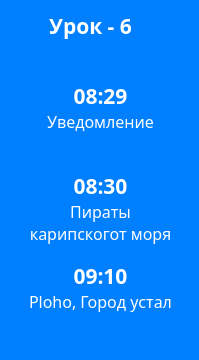
         <widget class="QFrame" name="frame_4">
          <property name="sizePolicy">
           <sizepolicy hsizetype="Fixed" vsizetype="Minimum">
            <horstretch>0</horstretch>
            <verstretch>0</verstretch>
           </sizepolicy>
          </property>
          <property name="minimumSize">
           <size>
            <width>199</width>
            <height>0</height>
           </size>
          </property>
          <property name="styleSheet">
           <string notr="true">border-radius: 15;
background-color: rgb(0,127,255);</string>
          </property>
          <property name="frameShape">
           <enum>QFrame::StyledPanel</enum>
          </property>
          <property name="frameShadow">
           <enum>QFrame::Raised</enum>
          </property>
          <widget class="QLabel" name="label_56">
           <property name="geometry">
            <rect>
             <x>20</x>
             <y>10</y>
             <width>141</width>
             <height>31</height>
            </rect>
           </property>
           <property name="font">
            <font>
             <family>Yandex Sans Text Bold</family>
             <pointsize>16</pointsize>
             <weight>75</weight>
             <bold>true</bold>
            </font>
           </property>
           <property name="styleSheet">
            <string notr="true">color: white;
background-color: rgb(255,160,0, 0);
</string>
           </property>
           <property name="text">
            <string>Урок - 6</string>
           </property>
           <property name="alignment">
            <set>Qt::AlignCenter</set>
           </property>
          </widget>
          <widget class="QLabel" name="label_57">
           <property name="geometry">
            <rect>
             <x>30</x>
             <y>80</y>
             <width>141</width>
             <height>31</height>
            </rect>
           </property>
           <property name="font">
            <font>
             <family>Yandex Sans Text Bold</family>
             <pointsize>16</pointsize>
             <weight>75</weight>
             <bold>true</bold>
            </font>
           </property>
           <property name="styleSheet">
            <string notr="true">color: white;
background-color: rgb(255,160,0, 0);
</string>
           </property>
           <property name="text">
            <string>08:29</string>
           </property>
           <property name="alignment">
            <set>Qt::AlignCenter</set>
           </property>
          </widget>
          <widget class="QLabel" name="label_58">
           <property name="geometry">
            <rect>
             <x>20</x>
             <y>110</y>
             <width>161</width>
             <height>61</height>
            </rect>
           </property>
           <property name="font">
            <font>
             <family>Yandex Sans Display</family>
             <pointsize>12</pointsize>
             <weight>50</weight>
             <bold>false</bold>
            </font>
           </property>
           <property name="styleSheet">
            <string notr="true">color: white;
background-color: rgb(255,160,0, 0);
</string>
           </property>
           <property name="text">
            <string>Уведомление</string>
           </property>
           <property name="alignment">
            <set>Qt::AlignHCenter|Qt::AlignTop</set>
           </property>
           <property name="wordWrap">
            <bool>true</bool>
           </property>
          </widget>
          <widget class="QLabel" name="label_59">
           <property name="geometry">
            <rect>
             <x>20</x>
             <y>200</y>
             <width>161</width>
             <height>61</height>
            </rect>
           </property>
           <property name="font">
            <font>
             <family>Yandex Sans Display</family>
             <pointsize>12</pointsize>
             <weight>50</weight>
             <bold>false</bold>
            </font>
           </property>
           <property name="styleSheet">
            <string notr="true">color: white;
background-color: rgb(255,160,0, 0);
</string>
           </property>
           <property name="text">
            <string>Пираты карипскогот моря</string>
           </property>
           <property name="alignment">
            <set>Qt::AlignHCenter|Qt::AlignTop</set>
           </property>
           <property name="wordWrap">
            <bool>true</bool>
           </property>
          </widget>
          <widget class="QLabel" name="label_60">
           <property name="geometry">
            <rect>
             <x>30</x>
             <y>170</y>
             <width>141</width>
             <height>31</height>
            </rect>
           </property>
           <property name="font">
            <font>
             <family>Yandex Sans Text Bold</family>
             <pointsize>16</pointsize>
             <weight>75</weight>
             <bold>true</bold>
            </font>
           </property>
           <property name="styleSheet">
            <string notr="true">color: white;
background-color: rgb(255,160,0, 0);
</string>
           </property>
           <property name="text">
            <string>08:30</string>
           </property>
           <property name="alignment">
            <set>Qt::AlignCenter</set>
           </property>
          </widget>
          <widget class="QLabel" name="label_61">
           <property name="geometry">
            <rect>
             <x>20</x>
             <y>290</y>
             <width>161</width>
             <height>61</height>
            </rect>
           </property>
           <property name="font">
            <font>
             <family>Yandex Sans Display</family>
             <pointsize>12</pointsize>
             <weight>50</weight>
             <bold>false</bold>
            </font>
           </property>
           <property name="styleSheet">
            <string notr="true">color: white;
background-color: rgb(255,160,0, 0);
</string>
           </property>
           <property name="text">
            <string>Ploho, Город устал</string>
           </property>
           <property name="alignment">
            <set>Qt::AlignHCenter|Qt::AlignTop</set>
           </property>
           <property name="wordWrap">
            <bool>true</bool>
           </property>
          </widget>
          <widget class="QLabel" name="label_62">
           <property name="geometry">
            <rect>
             <x>30</x>
             <y>260</y>
             <width>141</width>
             <height>31</height>
            </rect>
           </property>
           <property name="font">
            <font>
             <family>Yandex Sans Text Bold</family>
             <pointsize>16</pointsize>
             <weight>75</weight>
             <bold>true</bold>
            </font>
           </property>
           <property name="styleSheet">
            <string notr="true">color: white;
background-color: rgb(255,160,0, 0);
</string>
           </property>
           <property name="text">
            <string>09:10</string>
           </property>
           <property name="alignment">
            <set>Qt::AlignCenter</set>
           </property>
          </widget>
         </widget>
